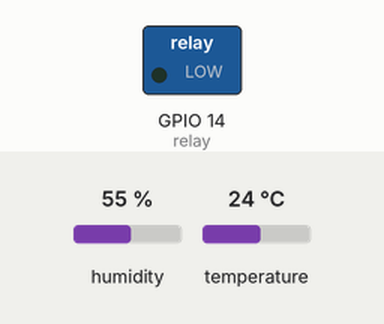
The sketch below on a simulated ESP8266 (NodeMCU). On the bench: switched loads named in the sketch (green lamp = pin HIGH). Inputs (shaded band) come from the test bench; at power-on: humidity 55 %, temperature 24 °C. WiFi joins after 1.5 s; servers stay silent unless stated.

Above: at 1.9 s.
At 2.9 s:
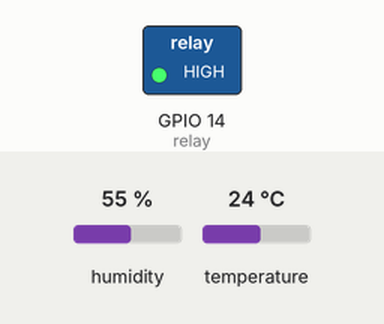
Timing chart, 0 to 4.4 s (numbered marks = the images above):
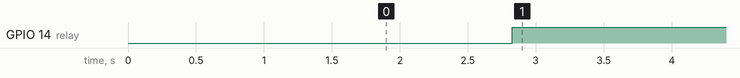

The sketch:

DHT-REL-FAN-MCBLYNK.ino
```cpp
#define BLYNK_PRINT Serial
#include <SPI.h>
#include <ESP8266WiFi.h>
#include <BlynkSimpleEsp8266.h>
#include <SimpleTimer.h>
#include <DHT.h>
#include <Adafruit_Sensor.h>

// You should get Auth Token in the Blynk App.

char auth[] = "gMEoPtIA4Eclgd17a5SxfZp-DbNLVuab";

// Your WiFi credentials.
// Set password to "" for open networks.
char ssid[] = "dilse";
char pass[] = "12340987";

#define DHTPIN 4          // What digital pin we're connected to D2

// Uncomment whatever type you're using!
#define DHTTYPE DHT11     // DHT 11
//#define DHTTYPE DHT22   // DHT 22, AM2302, AM2321
//#define DHTTYPE DHT21   // DHT 21, AM2301

DHT dht(DHTPIN, DHTTYPE);
SimpleTimer timer;

#define relay 14  //digital pin D5


void sendSensor()
{
   // Reading Temperature and Humidity value //
  float h = dht.readHumidity();
  float t = dht.readTemperature(); // or dht.readTemperature(true) for Fahrenheit

  if (isnan(h) || isnan(t))
  {
    Serial.println("Failed to read from DHT sensor!");
    return;
  }

  Blynk.virtualWrite(V5, h);
  Blynk.virtualWrite(V6, t);

 // Taking actions
// Temperature (t) is greater than the condition , Turn ON FAN (Relay)

if(t> 27)
{
 digitalWrite(relay,LOW);
}
if(t <= 27)
{
 digitalWrite(relay,HIGH);
}

}

void setup()
{
  Serial.begin(9600); // See the connection status in Serial Monitor
  Blynk.begin(auth, ssid, pass);

  dht.begin();

  // Setup a function to be called every second
  timer.setInterval(1000L, sendSensor);
  pinMode(relay,OUTPUT);
}

void loop()
{
  Blynk.run(); // Initiates Blynk
  timer.run(); // Initiates SimpleTimer
}
```

Measured:
- by itself, GPIO 14 (relay): LOW → HIGH at 2.8 s
